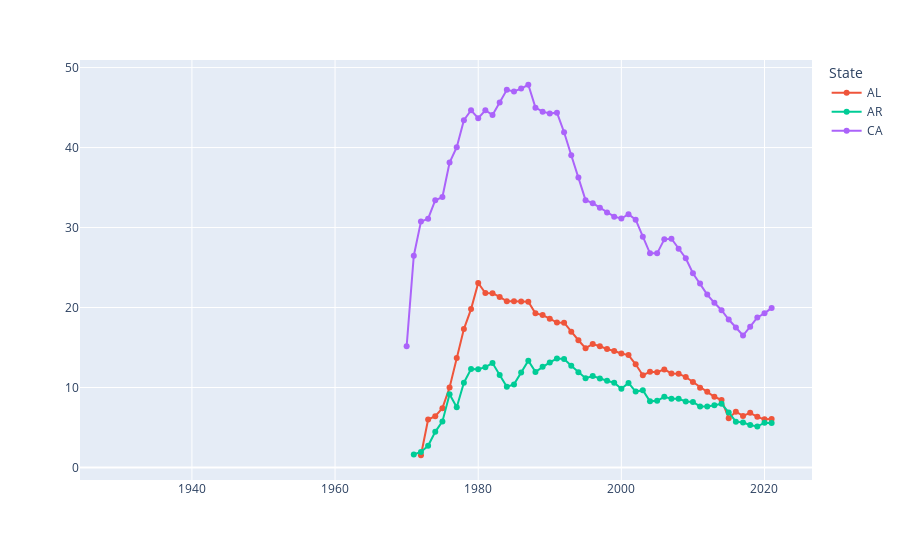

The notebook cell saved with this chart:
### Code cell
from unicodedata import name
import plotly.graph_objects as go

fig = px.line()
fig.add_scatter(x=df["Year"], y=df["Abortion rate (Guttmacher)"],
                    name=file[-6:-4]
                    )
fig.add_scatter(x=df2["Year"], y=df2["Abortion rate (Guttmacher)"],
name=file2[-6:-4]
)
fig.add_scatter(x=df3["Year"], y=df3["Abortion rate (Guttmacher)"],
name=file3[-6:-4]
)

# fig = go.Figure()
# fig.add_trace(go.Scatter(x=df["Year"], y=df["Abortion rate"],
#                     name=file[-6:-4]
#                     ))
# fig.add_trace(go.Scatter(x=df2["Year"], y=df2["Abortion rate"],
#                     name=file2[-6:-4]
                    # ))



fig.update_traces(mode="markers+lines", hovertemplate="Year: %{x}<br>Abortion rate: %{y}")
fig.update_layout(autotypenumbers="convert types",    legend_title="State")
fig.show()

### Figure 1 — Plotly figure (JSON) as saved in the notebook; plotly's stock layout.template omitted (floating-point values rounded to 4 significant figures)
{"data": [{"hovertemplate": "Year: %{x}<br>Abortion rate: %{y}", "legendgroup": "", "line": {"color": "#636efa", "dash": "solid"}, "marker": {"symbol": "circle"}, "mode": "markers+lines", "name": "", "orientation": "v", "showlegend": false, "type": "scatter", "xaxis": "x", "yaxis": "y"}, {"hovertemplate": "Year: %{x}<br>Abortion rate: %{y}", "mode": "markers+lines", "name": "AL", "type": "scatter", "x": [1945, 1946, 1947, 1948, 1949, 1950, 1951, 1952, 1953, 1954, 1955, 1956, 1957, 1958, 1959, 1960, 1961, 1962, 1963, 1964, 1965, 1966, 1967, 1968, 1969, 1970, 1971, 1972, 1973, 1974, 1975, 1976, 1977, 1978, 1979, 1980, 1981, 1982, 1983, 1984, 1985, 1986, 1987, 1988, 1989, 1990, 1991, 1992, 1993, 1994, 1995, 1996, 1997, 1998, 1999, 2000, 2001, 2002, 2003, 2004, 2005, 2006, 2007, 2008, 2009, 2010, 2011, 2012, 2013, 2014, 2015, 2016, 2017, 2018, 2019, 2020, 2021], "y": [null, null, null, null, null, null, null, null, null, null, null, null, null, null, null, null, null, null, null, null, null, null, null, null, null, null, null, 1.53, 6, 6.42, 7.42, 10, 13.68, 17.3, 19.8, 23.07, 21.81, 21.79, 21.33, 20.78, 20.77, 20.74, 20.72, 19.28, 19.05, 18.6, 18.12, 18.1, 16.97, 15.91, 14.91, 15.44, 15.16, 14.81, 14.57, 14.26, 14.06, 12.9, 11.54, 11.97, 11.92, 12.26, 11.76, 11.73, 11.31, 10.69, 9.98, 9.47, 8.84, 8.43, 6.17, 6.98, 6.44, 6.84, 6.33, 6.02, 6.05]}, {"hovertemplate": "Year: %{x}<br>Abortion rate: %{y}", "mode": "markers+lines", "name": "AR", "type": "scatter", "x": [1940, 1941, 1942, 1943, 1944, 1945, 1946, 1947, 1948, 1949, 1950, 1951, 1952, 1953, 1954, 1955, 1956, 1957, 1958, 1959, 1960, 1961, 1962, 1963, 1964, 1965, 1966, 1967, 1968, 1969, 1970, 1971, 1972, 1973, 1974, 1975, 1976, 1977, 1978, 1979, 1980, 1981, 1982, 1983, 1984, 1985, 1986, 1987, 1988, 1989, 1990, 1991, 1992, 1993, 1994, 1995, 1996, 1997, 1998, 1999, 2000, 2001, 2002, 2003, 2004, 2005, 2006, 2007, 2008, 2009, 2010, 2011, 2012, 2013, 2014, 2015, 2016, 2017, 2018, 2019, 2020, 2021], "y": [null, null, null, null, null, null, null, null, null, null, null, null, null, null, null, null, null, null, null, null, null, null, null, null, null, null, null, null, null, null, null, 1.62, 1.95, 2.71, 4.46, 5.76, 9.15, 7.54, 10.6, 12.32, 12.28, 12.54, 13.05, 11.57, 10.09, 10.39, 11.88, 13.35, 11.95, 12.58, 13.13, 13.62, 13.57, 12.72, 11.92, 11.16, 11.44, 11.11, 10.84, 10.6, 9.84, 10.57, 9.49, 9.66, 8.27, 8.34, 8.83, 8.59, 8.59, 8.26, 8.2, 7.63, 7.64, 7.77, 7.97, 6.89, 5.73, 5.63, 5.31, 5.12, 5.6, 5.55]}, {"hovertemplate": "Year: %{x}<br>Abortion rate: %{y}", "mode": "markers+lines", "name": "CA", "type": "scatter", "x": [1930, 1931, 1932, 1933, 1934, 1935, 1936, 1937, 1938, 1939, 1940, 1941, 1942, 1943, 1944, 1945, 1946, 1947, 1948, 1949, 1950, 1951, 1952, 1953, 1954, 1955, 1956, 1957, 1958, 1959, 1960, 1961, 1962, 1963, 1964, 1965, 1966, 1967, 1968, 1969, 1970, 1971, 1972, 1973, 1974, 1975, 1976, 1977, 1978, 1979, 1980, 1981, 1982, 1983, 1984, 1985, 1986, 1987, 1988, 1989, 1990, 1991, 1992, 1993, 1994, 1995, 1996, 1997, 1998, 1999, 2000, 2001, 2002, 2003, 2004, 2005, 2006, 2007, 2008, 2009, 2010, 2011, 2012, 2013, 2014, 2015, 2016, 2017, 2018, 2019, 2020, 2021], "y": [null, null, null, null, null, null, null, null, null, null, null, null, null, null, null, null, null, null, null, null, null, null, null, null, null, null, null, null, null, null, null, null, null, null, null, null, null, null, null, null, 15.15, 26.48, 30.74, 31.1, 33.41, 33.81, 38.12, 40.05, 43.42, 44.66, 43.67, 44.66, 44.06, 45.63, 47.22, 47.02, 47.37, 47.85, 44.99, 44.49, 44.26, 44.36, 41.91, 39.04, 36.26, 33.42, 33.05, 32.46, 31.87, 31.36, 31.13, 31.67, 30.98, 28.85, 26.77, 26.77, 28.52, 28.6, 27.36, 26.16, 24.28, 22.99, 21.62, 20.59, 19.66, 18.5, 17.51, 16.5, 17.61, 18.76, 19.27, 19.95]}], "layout": {"autotypenumbers": "convert types", "legend": {"title": {"text": "State"}, "tracegroupgap": 0}, "margin": {"t": 60}, "xaxis": {"anchor": "y", "domain": [0, 1]}, "yaxis": {"anchor": "x", "domain": [0, 1]}}}
